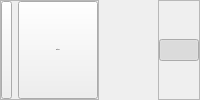
     <widget class="QWidget" name="header" native="true">
      <property name="styleSheet">
       <string notr="true"/>
      </property>
      <layout class="QHBoxLayout" name="horizontalLayout">
       <property name="leftMargin">
        <number>0</number>
       </property>
       <property name="topMargin">
        <number>0</number>
       </property>
       <property name="rightMargin">
        <number>0</number>
       </property>
       <property name="bottomMargin">
        <number>0</number>
       </property>
       <item alignment="Qt::AlignLeft">
        <widget class="QFrame" name="frame_2">
         <property name="minimumSize">
          <size>
           <width>16</width>
           <height>16</height>
          </size>
         </property>
         <property name="frameShape">
          <enum>QFrame::StyledPanel</enum>
         </property>
         <property name="frameShadow">
          <enum>QFrame::Raised</enum>
         </property>
         <layout class="QHBoxLayout" name="horizontalLayout_4">
          <property name="leftMargin">
           <number>0</number>
          </property>
          <property name="topMargin">
           <number>0</number>
          </property>
          <property name="rightMargin">
           <number>0</number>
          </property>
          <property name="bottomMargin">
           <number>0</number>
          </property>
          <item>
           <widget class="QPushButton" name="leftMenuBtn">
            <property name="enabled">
             <bool>true</bool>
            </property>
            <property name="sizePolicy">
             <sizepolicy hsizetype="Preferred" vsizetype="Preferred">
              <horstretch>0</horstretch>
              <verstretch>0</verstretch>
             </sizepolicy>
            </property>
            <property name="minimumSize">
             <size>
              <width>0</width>
              <height>0</height>
             </size>
            </property>
            <property name="font">
             <font>
              <pointsize>-1</pointsize>
              <stylestrategy>PreferDefault</stylestrategy>
              <fontweight>DemiBold</fontweight>
             </font>
            </property>
            <property name="cursor">
             <cursorShape>PointingHandCursor</cursorShape>
            </property>
            <property name="text">
             <string/>
            </property>
            <property name="icon">
             <iconset resource="resource.qrc">
              <normaloff>:/icons/icons8-menu-24.png</normaloff>:/icons/icons8-menu-24.png</iconset>
            </property>
            <property name="iconSize">
             <size>
              <width>20</width>
              <height>20</height>
             </size>
            </property>
            <property name="checkable">
             <bool>true</bool>
            </property>
            <property name="checked">
             <bool>false</bool>
            </property>
           </widget>
          </item>
          <item>
           <widget class="QPushButton" name="homeBtn">
            <property name="sizePolicy">
             <sizepolicy hsizetype="Minimum" vsizetype="Minimum">
              <horstretch>0</horstretch>
              <verstretch>0</verstretch>
             </sizepolicy>
            </property>
            <property name="font">
             <font>
              <pointsize>-1</pointsize>
              <fontweight>DemiBold</fontweight>
             </font>
            </property>
            <property name="cursor">
             <cursorShape>PointingHandCursor</cursorShape>
            </property>
            <property name="text">
             <string>Мой KPI</string>
            </property>
           </widget>
          </item>
         </layout>
        </widget>
       </item>
       <item alignment="Qt::AlignRight">
        <widget class="QFrame" name="frame">
         <property name="frameShape">
          <enum>QFrame::StyledPanel</enum>
         </property>
         <property name="frameShadow">
          <enum>QFrame::Raised</enum>
         </property>
         <layout class="QHBoxLayout" name="horizontalLayout_3">
          <property name="leftMargin">
           <number>0</number>
          </property>
          <property name="topMargin">
           <number>0</number>
          </property>
          <property name="rightMargin">
           <number>0</number>
          </property>
          <property name="bottomMargin">
           <number>0</number>
          </property>
          <item>
           <widget class="QPushButton" name="userBtn">
            <property name="cursor">
             <cursorShape>PointingHandCursor</cursorShape>
            </property>
            <property name="text">
             <string/>
            </property>
            <property name="icon">
             <iconset resource="resource.qrc">
              <normaloff>:/icons/icons8-user-24.png</normaloff>:/icons/icons8-user-24.png</iconset>
            </property>
            <property name="iconSize">
             <size>
              <width>20</width>
              <height>20</height>
             </size>
            </property>
            <property name="checkable">
             <bool>true</bool>
            </property>
            <property name="checked">
             <bool>true</bool>
            </property>
           </widget>
          </item>
         </layout>
        </widget>
       </item>
      </layout>
     </widget>
